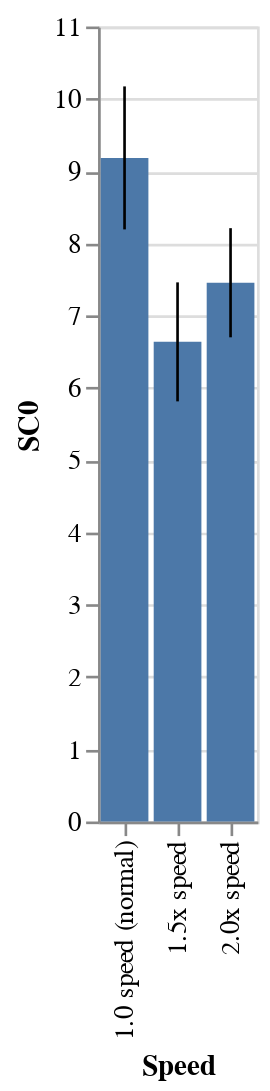

Notebook cell for this chart:
### Code cell
# descriptive statistics
print('Short-term mean (1.0x speed):', short_term[short_term.Speed == '1.0 speed (normal)']['SC0'].mean())
print('Short-term mean (1.5x speed):', short_term[short_term.Speed == '1.5x speed']['SC0'].mean())
print('Short-term mean (2.0x speed):', short_term[short_term.Speed == '2.0x speed']['SC0'].mean())

print('Standard deviation (1.0x speed):', short_term[short_term.Speed == '1.0 speed (normal)']['SC0'].std())
print('Standard deviation (1.5x speed):', short_term[short_term.Speed == '1.5x speed']['SC0'].std())
print('Standard deviation (2.0x speed):', short_term[short_term.Speed == '2.0x speed']['SC0'].std())



bar = alt.Chart(short_term).mark_bar().encode(
  x='Speed',
  y='mean(SC0)'
)

error_bars = alt.Chart(short_term).mark_errorbar().encode(
  x='Speed',
  y='mean(SC0)'
)

bar + error_bars

# Short-term mean (1.0x speed): 9.181818181818182
# Short-term mean (1.5x speed): 6.636363636363637
# Short-term mean (2.0x speed): 7.454545454545454
# Standard deviation (1.0x speed): 3.2807981290588977
# Standard deviation (1.5x speed): 2.73030134866931
# Standard deviation (2.0x speed): 2.5045413298101655

### Figure 1 — Vega-Lite specification as saved in the notebook (floating-point values rounded to 4 significant figures)
{"config": {"view": {"continuousWidth": 400, "continuousHeight": 300}}, "layer": [{"mark": "bar", "encoding": {"x": {"field": "Speed", "type": "nominal"}, "y": {"aggregate": "mean", "field": "SC0", "type": "quantitative"}}}, {"mark": "errorbar", "encoding": {"x": {"field": "Speed", "type": "nominal"}, "y": {"aggregate": "mean", "field": "SC0", "type": "quantitative"}}}], "data": {"name": "data-34a50a9710cdb4966a75c6c44b649206"}, "$schema": "https://vega.github.io/schema/vega-lite/v4.17.0.json", "datasets": {"data-34a50a9710cdb4966a75c6c44b649206": [{"Duration (in seconds)": 764, "Experimenter": "Team", "ResponseId": "R_28SNzCo0RORADv2", "Intro + Consent": "I consent, begin the study", "Q64": null, "Q1": "Left atrium", "Q2": "It squeezes their legs together, which increases the systemic resistance of all the arteries in their body", "Q3": "I do not know", "Q4": "I do not know", "Q5": "Cyanotic, because there is a lack of blue blood", "Q6": "Because of pulmonary stenosis", "Q7": "The name of the physician who named the disease", "Q8": "Stenosis restricts blood flow to the pulmonary and blood follows the easiest path", "Q9": "How hard is it to pump blood", "Q10": "The narrowing of the pulmonary valve", "Q11": "4", "Q12": "lack of oxygen", "Q13": "squat", "Q14": "boot", "Post Q1_1": "No knowledge at all", "Post Q1_2": "No knowledge at all", "Speed": "2.0x speed", "Post Q2": "Khoury", "SC0": 9}, {"Duration (in seconds)": 638, "Experimenter": "Team", "ResponseId": "R_3VJYsP2SQaYGBrP", "Intro + Consent": "I consent, begin the study", "Q64": null, "Q1": "Right ventricle", "Q2": "It squeezes their legs together, which increases the systemic resistance of all the arteries in their body", "Q3": "Muscles in the heart stop getting used and deteriorate over time", "Q4": "When the right ventricle of the heart grows to allow more blood to pump in", "Q5": "I do not know", "Q6": "I do not know", "Q7": "The name of the physician who named the disease", "Q8": "Stenosis restricts blood flow to the pulmonary and blood follows the easiest path", "Q9": "How blue the blood becomes", "Q10": "The narrowing of the pulmonary valve", "Q11": "2", "Q12": "There is not enough oxygen in it.", "Q13": "Squatting on the ground", "Q14": "I am not too sure", "Post Q1_1": "No knowledge at all", "Post Q1_2": "A little knowledge", "Speed": "2.0x speed", "Post Q2": "Khoury", "SC0": 6}, {"Duration (in seconds)": 538, "Experimenter": "Team", "ResponseId": "R_padF8unuaXkn4Ix", "Intro + Consent": "I consent, begin the study", "Q64": null, "Q1": "Right atrium", "Q2": "Both A and C", "Q3": "Muscles in the heart are over exercised and becomes thicker", "Q4": "When the diameter of the vein grows to allow for more oxygen", "Q5": "Cyanotic, because blue blood is being forced to the left", "Q6": "Because of pulmonary stenosis", "Q7": "The part of the heart that is being affected by the disease", "Q8": "Stenosis restricts blood flow to the pulmonary and blood follows the easiest path", "Q9": "How hard is it to pump blood", "Q10": "The narrowing of the pulmonary valve", "Q11": "4", "Q12": "idk", "Q13": "squat", "Q14": "idk", "Post Q1_1": "No knowledge at all", "Post Q1_2": "No knowledge at all", "Speed": "2.0x speed", "Post Q2": "Khoury", "SC0": 10}, {"Duration (in seconds)": 542, "Experimenter": "Team", "ResponseId": "R_1gRCVbsJmhBPEe7", "Intro + Consent": "I consent, begin the study", "Q64": null, "Q1": "Right ventricle", "Q2": "I do not know", "Q3": "Muscles in the heart stop getting used and deteriorate over time", "Q4": "When the diameter of the vein grows to allow for more oxygen", "Q5": "I do not know", "Q6": "Because the blood is lacking oxygen", "Q7": "I do not know", "Q8": "The aorta lacks blood so the blood rushes to fill it in", "Q9": "I do not know", "Q10": "The narrowing of the pulmonary valve", "Q11": "4", "Q12": "I do not know", "Q13": "Squat", "Q14": "I do not know", "Post Q1_1": "No knowledge at all", "Post Q1_2": "No knowledge at all", "Speed": "2.0x speed", "Post Q2": "Khoury", "SC0": 5}, {"Duration (in seconds)": 603, "Experimenter": "Team", "ResponseId": "R_322tP3HH9px4BTk", "Intro + Consent": "I consent, begin the study", "Q64": null, "Q1": "Right atrium", "Q2": "Both A and C", "Q3": "Muscles in the heart are over exercised and becomes thicker", "Q4": "When the diameter of the vein grows to allow for more oxygen", "Q5": "Cyanotic, because blue blood is being forced to the left", "Q6": "Because of pulmonary stenosis", "Q7": "A region in France where the disease was discovered", "Q8": "Stenosis restricts blood flow to the pulmonary and blood follows the easiest path", "Q9": "How blue the blood becomes", "Q10": "When the blood moving through the pulmonary valve flows more slowly than usual", "Q11": "I don't know, my guess is 5", "Q12": "Because the oxygen pumped into the blood from the lungs is used by your body, and it goes back into your heart", "Q13": "I don't know", "Q14": "I don't know", "Post Q1_1": "No knowledge at all", "Post Q1_2": "A little knowledge", "Speed": "2.0x speed", "Post Q2": "Khoury", "SC0": 7}, {"Duration (in seconds)": 657, "Experimenter": "Team", "ResponseId": "R_DTwXWzS5DenBkqt", "Intro + Consent": "I consent, begin the study", "Q64": null, "Q1": "Right ventricle", "Q2": "Both A and C", "Q3": "Muscles in the heart are over exercised and becomes thicker", "Q4": "I do not know", "Q5": "I do not know", "Q6": "I do not know", "Q7": "The name of the physician who named the disease", "Q8": "Stenosis restricts blood flow to the pulmonary and blood follows the easiest path", "Q9": "How blue the blood becomes", "Q10": "I do not know", "Q11": "4", "Q12": "Lack of oxygen", "Q13": "Squat after running around", "Q14": "I don't know", "Post Q1_1": "No knowledge at all", "Post Q1_2": "No knowledge at all", "Speed": "2.0x speed", "Post Q2": "Khoury", "SC0": 8}, {"Duration (in seconds)": 1639, "Experimenter": "Team", "ResponseId": "R_1NE6mODFlJcWyLJ", "Intro + Consent": "I consent, begin the study", "Q64": null, "Q1": "Left atrium", "Q2": "Both A and C", "Q3": "Muscles in the heart are over exercised and becomes thicker", "Q4": "When the diameter of the vein grows to allow for more oxygen", "Q5": "I do not know", "Q6": "I do not know", "Q7": "I do not know", "Q8": "Stenosis restricts blood flow to the pulmonary and blood follows the easiest path", "Q9": "How blue the blood becomes", "Q10": "I do not know", "Q11": "4", "Q12": "it is dexoygenated", "Q13": "squat", "Q14": "a boot ???", "Post Q1_1": "No knowledge at all", "Post Q1_2": "A little knowledge", "Speed": "2.0x speed", "Post Q2": "Khoury", "SC0": 8}, {"Duration (in seconds)": 307, "Experimenter": "Team", "ResponseId": "R_25Ed5LtU98TUL6E", "Intro + Consent": "I consent, begin the study", "Q64": null, "Q1": "Right ventricle", "Q2": "It squeezes their legs together, which increases the systemic resistance of all the arteries in their body", "Q3": "Muscles in the heart are over exercised and becomes thicker", "Q4": "I do not know", "Q5": "I do not know", "Q6": "Because the blood is lacking oxygen", "Q7": "The name of the physician who named the disease", "Q8": "The defects are in the aorta, allowing more blood to flow in", "Q9": "I do not know", "Q10": "The narrowing of the pulmonary valve", "Q11": "4", "Q12": "no oxygen", "Q13": "?", "Q14": "boot", "Post Q1_1": "No knowledge at all", "Post Q1_2": "A little knowledge", "Speed": "2.0x speed", "Post Q2": "Khoury", "SC0": 7}, {"Duration (in seconds)": 518, "Experimenter": "Team", "ResponseId": "R_1mxBPEZQ18wQhUC", "Intro + Consent": "I consent, begin the study", "Q64": null, "Q1": "I do not know", "Q2": "I do not know", "Q3": "Muscles in the heart are over exercised and becomes thicker", "Q4": "I do not know", "Q5": "I do not know", "Q6": "I do not know", "Q7": "I do not know", "Q8": "I do not know", "Q9": "I do not know", "Q10": "I do not know", "Q11": "idk", "Q12": "less oxygenated but i already knew that", "Q13": "idk", "Q14": "square, rectangle? idk", "Post Q1_1": "No knowledge at all", "Post Q1_2": "A little knowledge", "Speed": "2.0x speed", "Post Q2": "Khoury", "SC0": 2}, {"Duration (in seconds)": 849, "Experimenter": "Team", "ResponseId": "R_21FYVo5Ga1oJv7u", "Intro + Consent": "I consent, begin the study", "Q64": null, "Q1": "Right ventricle", "Q2": "It squeezes their legs together, which increases the systemic resistance of all the arteries in their body", "Q3": "Muscles in the heart are over exercised and becomes thicker", "Q4": "When the diameter of the vein grows to allow for more oxygen", "Q5": "Cyanotic, because blue blood is being forced to the left", "Q6": "Because of vasodilation of the veins", "Q7": "The name of the physician who named the disease", "Q8": "The defects are in the aorta, allowing more blood to flow in", "Q9": "How hard is it to pump blood", "Q10": "The narrowing of the pulmonary valve", "Q11": "4", "Q12": "oxygen depleted by body", "Q13": "squat", "Q14": "boot", "Post Q1_1": "A little knowledge", "Post Q1_2": "Some knowledge", "Speed": "2.0x speed", "Post Q2": "Khoury", "SC0": 11}, {"Duration (in seconds)": 870, "Experimenter": "Team", "ResponseId": "R_6gOW1epupI1wCcN", "Intro + Consent": "I consent, begin the study", "Q64": "Yes, I am prepared to view the video once straight through without taking notes.", "Q1": "Right ventricle", "Q2": "It squeezes their legs together, which increases the systemic resistance of all the arteries in their body", "Q3": "Muscles in the heart are over exercised and becomes thicker", "Q4": "When the diameter of the aorta grows to allow for more oxygen", "Q5": "Cyanotic, because there is a lack of blue blood", "Q6": "I do not know", "Q7": "The name of the physician who named the disease", "Q8": "I do not know", "Q9": "How hard is it to pump blood", "Q10": "The narrowing of the pulmonary valve", "Q11": "4", "Q12": "deoxygenated", "Q13": "squat", "Q14": "boot", "Post Q1_1": "No knowledge at all", "Post Q1_2": "Some knowledge", "Speed": "2.0x speed", "Post Q2": "DMBS", "SC0": 9}, {"Duration (in seconds)": 622, "Experimenter": "Team", "ResponseId": "R_3RfrLDjWEvfu8q6", "Intro + Consent": "I consent, begin the study", "Q64": "Yes, I am prepared to view the video once straight through without taking notes.", "Q1": "Right atrium", "Q2": "It keeps them from running, which allows the oxygen content in their veins to increase", "Q3": "Muscles in the heart stop getting used and deteriorate over time", "Q4": "When the diameter of the aorta grows to allow for more oxygen", "Q5": "Cyanotic, because blue blood is being forced to the left", "Q6": "Because of pulmonary stenosis", "Q7": "The name of the physician who named the disease", "Q8": "I do not know", "Q9": "I do not know", "Q10": "When the blood moving through the pulmonary valve flows more slowly than usual", "Q11": "4", "Q12": "Lack of oxygen", "Q13": "Squatting", "Q14": "Circle", "Post Q1_1": "No knowledge at all", "Post Q1_2": "Some knowledge", "Speed": "1.5x speed", "Post Q2": "Khoury", "SC0": 6}, {"Duration (in seconds)": 648, "Experimenter": "Team", "ResponseId": "R_bsEabcLjYc8B08V", "Intro + Consent": "I consent, begin the study", "Q64": "Yes, I am prepared to view the video once straight through without taking notes.", "Q1": "Left ventricle", "Q2": "It keeps them from running, which allows the oxygen content in their veins to increase", "Q3": "Muscles in the heart are over exercised and becomes thicker", "Q4": "When the diameter of the vein grows to allow for more oxygen", "Q5": "Cyanotic, because blue blood is being forced to the left", "Q6": "Because the heart is incorrectly on the right side of the body", "Q7": "The name of the physician who named the disease", "Q8": "Stenosis restricts blood flow to the pulmonary and blood follows the easiest path", "Q9": "The number of defects in the heart", "Q10": "When the blood moving through the pulmonary valve flows more slowly than usual", "Q11": "2", "Q12": "Because it is holding carbon and the oxygen has gone to the cells.", "Q13": "Squat", "Q14": "A boot", "Post Q1_1": "No knowledge at all", "Post Q1_2": "Some knowledge", "Speed": "1.5x speed", "Post Q2": "Khoury", "SC0": 8}, {"Duration (in seconds)": 882, "Experimenter": "Team", "ResponseId": "R_2WGaMJM8iXYoiix", "Intro + Consent": "I consent, begin the study", "Q64": "Yes, I am prepared to view the video once straight through without taking notes.", "Q1": "Right ventricle", "Q2": "It keeps them from running, which allows the oxygen content in their veins to increase", "Q3": "Muscles in the heart are over exercised and becomes thicker", "Q4": "When the right ventricle of the heart grows to allow more blood to pump in", "Q5": "Atrianic, because the valve that pumps blood to the atrium gets restricted", "Q6": "I do not know", "Q7": "The part of the heart that is being affected by the disease", "Q8": "I do not know", "Q9": "How much the heart changes in shape", "Q10": "The expansion of the pulmonary valve", "Q11": "4", "Q12": "idk", "Q13": "turn blue", "Q14": "pyramid", "Post Q1_1": "No knowledge at all", "Post Q1_2": "No knowledge at all", "Speed": "1.5x speed", "Post Q2": "Khoury", "SC0": 3}, {"Duration (in seconds)": 24323, "Experimenter": "Team", "ResponseId": "R_2fsd2W6yiZVh44m", "Intro + Consent": "I consent, begin the study", "Q64": "Yes, I am prepared to view the video once straight through without taking notes.", "Q1": "Left ventricle", "Q2": "Both A and C", "Q3": "I do not know", "Q4": "I do not know", "Q5": "I do not know", "Q6": "I do not know", "Q7": "I do not know", "Q8": "Stenosis restricts blood flow to the pulmonary and blood follows the easiest path", "Q9": "I do not know", "Q10": "The expansion of the pulmonary valve", "Q11": "unsure", "Q12": "oxygen-depletion", "Q13": "squat", "Q14": "square", "Post Q1_1": "No knowledge at all", "Post Q1_2": "A little knowledge", "Speed": "1.5x speed", "Post Q2": "Khoury", "SC0": 4}, {"Duration (in seconds)": 634, "Experimenter": "Team", "ResponseId": "R_2wpmX4fCZ6u2j1z", "Intro + Consent": "I consent, begin the study", "Q64": "Yes, I am prepared to view the video once straight through without taking notes.", "Q1": "I do not know", "Q2": "Both A and C", "Q3": "I do not know", "Q4": "I do not know", "Q5": "I do not know", "Q6": "Because the blood is lacking oxygen", "Q7": "The name of the physician who named the disease", "Q8": "I do not know", "Q9": "I do not know", "Q10": "I do not know", "Q11": "4", "Q12": "No oxygen", "Q13": null, "Q14": "Right Angle Shape", "Post Q1_1": "No knowledge at all", "Post Q1_2": "No knowledge at all", "Speed": "1.5x speed", "Post Q2": "I do not attend Northeastern University", "SC0": 4}, {"Duration (in seconds)": 745, "Experimenter": "Team", "ResponseId": "R_31Zuht96FUDtbxR", "Intro + Consent": "I consent, begin the study", "Q64": "Yes, I am prepared to view the video once straight through without taking notes.", "Q1": "Left ventricle", "Q2": "Both A and C", "Q3": "Muscles in the heart are over exercised and becomes thicker", "Q4": "When the diameter of the vein grows to allow for more oxygen", "Q5": "I do not know", "Q6": "Because of pulmonary stenosis", "Q7": "I do not know", "Q8": "Stenosis restricts blood flow to the pulmonary and blood follows the easiest path", "Q9": "How hard is it to pump blood", "Q10": "The narrowing of the pulmonary valve", "Q11": "4", "Q12": "i do not know", "Q13": "squat", "Q14": "boot", "Post Q1_1": "No knowledge at all", "Post Q1_2": "A little knowledge", "Speed": "1.5x speed", "Post Q2": "COE", "SC0": 10}, {"Duration (in seconds)": 651, "Experimenter": "Team", "ResponseId": "R_12GuC7YT0eq71ab", "Intro + Consent": "I consent, begin the study", "Q64": "Yes, I am prepared to view the video once straight through without taking notes.", "Q1": "Right ventricle", "Q2": "Both A and C", "Q3": "Muscles in the heart are over exercised and becomes thicker", "Q4": "When the diameter of the vein grows to allow for more oxygen", "Q5": "Cyanotic, because blue blood is being forced to the left", "Q6": "Because the blood is lacking oxygen", "Q7": "The name of the physician who named the disease", "Q8": "Stenosis restricts blood flow to the pulmonary and blood follows the easiest path", "Q9": "The number of defects in the heart", "Q10": "The narrowing of the pulmonary valve", "Q11": "4", "Q12": "No oxygen", "Q13": "Squat", "Q14": "Boot", "Post Q1_1": "No knowledge at all", "Post Q1_2": "Some knowledge", "Speed": "1.5x speed", "Post Q2": "I do not attend Northeastern University", "SC0": 12}, {"Duration (in seconds)": 755, "Experimenter": "Team", "ResponseId": "R_2PmRCOClhmw0nIi", "Intro + Consent": "I consent, begin the study", "Q64": "Yes, I am prepared to view the video once straight through without taking notes.", "Q1": "Right ventricle", "Q2": "It squeezes their legs together, which increases the systemic resistance of all the arteries in their body", "Q3": "Veins in the heart get thicker over time", "Q4": "When the amount of blood that gets pumped into the heart increases", "Q5": "Cyanotic, because blue blood is being forced to the left", "Q6": "Because of vasodilation of the veins", "Q7": "The name of the physician who named the disease", "Q8": "Stenosis restricts blood flow to the pulmonary and blood follows the easiest path", "Q9": "How much the heart changes in shape", "Q10": "The expansion of the pulmonary valve", "Q11": "4", "Q12": "Does not get oxygenated when moving from LV to RA", "Q13": "Squat", "Q14": "Boot", "Post Q1_1": "No knowledge at all", "Post Q1_2": "No knowledge at all", "Speed": "1.5x speed", "Post Q2": "I do not attend Northeastern University", "SC0": 8}, {"Duration (in seconds)": 748, "Experimenter": "Team", "ResponseId": "R_3DuoXIKhAtNwPZF", "Intro + Consent": "I consent, begin the study", "Q64": "Yes, I am prepared to view the video once straight through without taking notes.", "Q1": "Left ventricle", "Q2": "It squeezes their legs together, which increases the systemic resistance of all the arteries in their body", "Q3": "Muscles in the heart stop getting used and deteriorate over time", "Q4": "When the diameter of the aorta grows to allow for more oxygen", "Q5": "I do not know", "Q6": "Because of vasodilation of the veins", "Q7": "The name of the physician who named the disease", "Q8": "I do not know", "Q9": "How blue the blood becomes", "Q10": "The expansion of the pulmonary valve", "Q11": "4", "Q12": "the nutrients and oxygen were given to the rest of the body", "Q13": "squat ", "Q14": "a boot", "Post Q1_1": "No knowledge at all", "Post Q1_2": "No knowledge at all", "Speed": "1.5x speed", "Post Q2": "I do not attend Northeastern University", "SC0": 5}, {"Duration (in seconds)": 266689, "Experimenter": "Team", "ResponseId": "R_9HwNuZQRyStdHxL", "Intro + Consent": "I consent, begin the study", "Q64": "Yes, I am prepared to view the video once straight through without taking notes.", "Q1": "Left atrium", "Q2": "Both A and C", "Q3": "Muscles in the heart stop getting used and deteriorate over time", "Q4": "I do not know", "Q5": "Cyanotic, because blue blood is being forced to the left", "Q6": "I do not know", "Q7": "A region in France where the disease was discovered", "Q8": "The defects are in the aorta, allowing more blood to flow in", "Q9": "How blue the blood becomes", "Q10": "The narrowing of the pulmonary valve", "Q11": "4", "Q12": "Does not contain oxygen", "Q13": "Squat", "Q14": "Square", "Post Q1_1": "No knowledge at all", "Post Q1_2": "A little knowledge", "Speed": "1.5x speed", "Post Q2": "Khoury", "SC0": 6}, {"Duration (in seconds)": 708, "Experimenter": "Team", "ResponseId": "R_1dFSgo70bzm3mlx", "Intro + Consent": "I consent, begin the study", "Q64": "Yes, I am prepared to view the video once straight through without taking notes.", "Q1": "Left atrium", "Q2": "Both A and C", "Q3": "Muscles in the heart are over exercised and becomes thicker", "Q4": "When the diameter of the vein grows to allow for more oxygen", "Q5": "Cyanotic, because there is a lack of blue blood", "Q6": "I do not know", "Q7": "The name of the physician who named the disease", "Q8": "I do not know", "Q9": "I do not know", "Q10": "I do not know", "Q11": "4", "Q12": "?", "Q13": "Squat", "Q14": "Boot", "Post Q1_1": "No knowledge at all", "Post Q1_2": "A little knowledge", "Speed": "1.5x speed", "Post Q2": "COS", "SC0": 7}, {"Duration (in seconds)": 784, "Experimenter": "Team", "ResponseId": "R_1IzTgYCIJrv2OwF", "Intro + Consent": "I consent, begin the study", "Q64": "Yes, I am prepared to view the video once straight through without taking notes.", "Q1": "Left atrium", "Q2": "Both A and C", "Q3": "Muscles in the heart are over exercised and becomes thicker", "Q4": "I do not know", "Q5": "Cyanotic, because blue blood is being forced to the left", "Q6": "I do not know", "Q7": "The part of the heart that is being affected by the disease", "Q8": "The aorta lacks blood so the blood rushes to fill it in", "Q9": "How hard is it to pump blood", "Q10": "The narrowing of the pulmonary valve", "Q11": "I don't know", "Q12": "I don't know", "Q13": "They move a lot", "Q14": "I don't know", "Post Q1_1": "No knowledge at all", "Post Q1_2": "A little knowledge", "Speed": "1.0 speed (normal)", "Post Q2": "Khoury", "SC0": 5}, {"Duration (in seconds)": 840, "Experimenter": "Team", "ResponseId": "R_1nTRXyy5w7w4Fmi", "Intro + Consent": "I consent, begin the study", "Q64": null, "Q1": "I do not know", "Q2": "Both A and C", "Q3": "Muscles in the heart are over exercised and becomes thicker", "Q4": "I do not know", "Q5": "I do not know", "Q6": "I do not know", "Q7": "I do not know", "Q8": "Stenosis restricts blood flow to the pulmonary and blood follows the easiest path", "Q9": "I do not know", "Q10": "I do not know", "Q11": "4", "Q12": "It lacks oxygen", "Q13": "Squat", "Q14": "Boot", "Post Q1_1": "No knowledge at all", "Post Q1_2": "No knowledge at all", "Speed": "1.0 speed (normal)", "Post Q2": "Khoury", "SC0": 7}, {"Duration (in seconds)": 934, "Experimenter": "Team", "ResponseId": "R_reEajirLLVr3ExH", "Intro + Consent": "I consent, begin the study", "Q64": null, "Q1": "I do not know", "Q2": "It squeezes their legs together, which increases the systemic resistance of all the arteries in their body", "Q3": "Muscles in the heart are over exercised and becomes thicker", "Q4": "I do not know", "Q5": "I do not know", "Q6": "I do not know", "Q7": "The part of the heart that is being affected by the disease", "Q8": "I do not know", "Q9": "How hard is it to pump blood", "Q10": "When the blood moving through the pulmonary valve flows more slowly than usual", "Q11": "4", "Q12": "Deoxygenated", "Q13": "Squat", "Q14": "Boot", "Post Q1_1": "No knowledge at all", "Post Q1_2": "No knowledge at all", "Speed": "1.0 speed (normal)", "Post Q2": "Khoury", "SC0": 6}, {"Duration (in seconds)": 985, "Experimenter": "Team", "ResponseId": "R_vC9aIlR0qTGcPQZ", "Intro + Consent": "I consent, begin the study", "Q64": null, "Q1": "Left atrium", "Q2": "Both A and C", "Q3": "Muscles in the heart are over exercised and becomes thicker", "Q4": "When the right ventricle of the heart grows to allow more blood to pump in", "Q5": "Cyanotic, because blue blood is being forced to the left", "Q6": "Because of pulmonary stenosis", "Q7": "The name of the physician who named the disease", "Q8": "Stenosis restricts blood flow to the pulmonary and blood follows the easiest path", "Q9": "How blue the blood becomes", "Q10": "The narrowing of the pulmonary valve", "Q11": "4", "Q12": "because it lacks oxygen", "Q13": "they squat when running for some time", "Q14": "boot", "Post Q1_1": "No knowledge at all", "Post Q1_2": "No knowledge at all", "Speed": "1.0 speed (normal)", "Post Q2": "Khoury", "SC0": 11}, {"Duration (in seconds)": 1023, "Experimenter": "Team", "ResponseId": "R_1pu1BaHrrwoocNp", "Intro + Consent": "I consent, begin the study", "Q64": null, "Q1": "Right atrium", "Q2": "Both A and C", "Q3": "Muscles in the heart are over exercised and becomes thicker", "Q4": "When the diameter of the vein grows to allow for more oxygen", "Q5": "Cyanotic, because blue blood is being forced to the left", "Q6": "Because of pulmonary stenosis", "Q7": "The name of the physician who named the disease", "Q8": "Stenosis restricts blood flow to the pulmonary and blood follows the easiest path", "Q9": "How much the heart changes in shape", "Q10": "The narrowing of the pulmonary valve", "Q11": "4", "Q12": "Lack of oxygen", "Q13": "turning blue w/ exercise, relieving symptoms w/ vasoconstriction", "Q14": "Italy! (a boot)", "Post Q1_1": "No knowledge at all", "Post Q1_2": "A little knowledge", "Speed": "1.0 speed (normal)", "Post Q2": "Khoury", "SC0": 11}, {"Duration (in seconds)": 982, "Experimenter": "Team", "ResponseId": "R_1i3EGEzNC6ME8xG", "Intro + Consent": "I consent, begin the study", "Q64": null, "Q1": "Right ventricle", "Q2": "Both A and C", "Q3": "Muscles in the heart are over exercised and becomes thicker", "Q4": "When the diameter of the vein grows to allow for more oxygen", "Q5": "Cyanotic, because blue blood is being forced to the left", "Q6": "Because of pulmonary stenosis", "Q7": "I do not know", "Q8": "Stenosis restricts blood flow to the pulmonary and blood follows the easiest path", "Q9": "How hard is it to pump blood", "Q10": "The narrowing of the pulmonary valve", "Q11": "4", "Q12": "Its oxygen has been absorbed by muscles.", "Q13": "After running around, they would suddenly feel bad then stop and squat, then feel better.", "Q14": "Boot.", "Post Q1_1": "No knowledge at all", "Post Q1_2": "Some knowledge", "Speed": "1.0 speed (normal)", "Post Q2": "Khoury", "SC0": 13}, {"Duration (in seconds)": 1068, "Experimenter": "Team", "ResponseId": "R_Oru7iKCjXp1xyZb", "Intro + Consent": "I consent, begin the study", "Q64": null, "Q1": "Right ventricle", "Q2": "Both A and C", "Q3": "Muscles in the heart are over exercised and becomes thicker", "Q4": "When the diameter of the aorta grows to allow for more oxygen", "Q5": "Cyanotic, because blue blood is being forced to the left", "Q6": "Because of pulmonary stenosis", "Q7": "I do not know", "Q8": "Stenosis restricts blood flow to the pulmonary and blood follows the easiest path", "Q9": "The number of defects in the heart", "Q10": "The narrowing of the pulmonary valve", "Q11": "4", "Q12": "Because it lacks oxygen", "Q13": "Squat", "Q14": "Boot", "Post Q1_1": "No knowledge at all", "Post Q1_2": "A little knowledge", "Speed": "1.0 speed (normal)", "Post Q2": "Khoury", "SC0": 11}, {"Duration (in seconds)": 1054, "Experimenter": "Team", "ResponseId": "R_Qbjfwr62tgfFNAt", "Intro + Consent": "I consent, begin the study", "Q64": null, "Q1": "Right ventricle", "Q2": "Both A and C", "Q3": "Muscles in the heart are over exercised and becomes thicker", "Q4": "When the diameter of the aorta grows to allow for more oxygen", "Q5": "Cyanotic, because blue blood is being forced to the left", "Q6": "Because of pulmonary stenosis", "Q7": "The name of the physician who named the disease", "Q8": "Stenosis restricts blood flow to the pulmonary and blood follows the easiest path", "Q9": "How hard is it to pump blood", "Q10": "The narrowing of the pulmonary valve", "Q11": "4", "Q12": "low in oxygen", "Q13": "squat", "Q14": "boot", "Post Q1_1": "No knowledge at all", "Post Q1_2": "A little knowledge", "Speed": "1.0 speed (normal)", "Post Q2": "Khoury", "SC0": 13}, {"Duration (in seconds)": 956, "Experimenter": "Team", "ResponseId": "R_qw7NY3oWQigTGQV", "Intro + Consent": "I consent, begin the study", "Q64": null, "Q1": "I do not know", "Q2": "Both A and C", "Q3": "Muscles in the heart are over exercised and becomes thicker", "Q4": "I do not know", "Q5": "I do not know", "Q6": "I do not know", "Q7": "I do not know", "Q8": "I do not know", "Q9": "I do not know", "Q10": "The narrowing of the pulmonary valve", "Q11": "2", "Q12": "Oxygen rich", "Q13": "Squat", "Q14": "don't know", "Post Q1_1": "No knowledge at all", "Post Q1_2": "No knowledge at all", "Speed": "1.0 speed (normal)", "Post Q2": "COE", "SC0": 4}, {"Duration (in seconds)": 1285, "Experimenter": "Team", "ResponseId": "R_3CVCOlPIMf7uG2F", "Intro + Consent": "I consent, begin the study", "Q64": null, "Q1": "Right atrium", "Q2": "Both A and C", "Q3": "Muscles in the heart are over exercised and becomes thicker", "Q4": "When the diameter of the aorta grows to allow for more oxygen", "Q5": "Cyanotic, because blue blood is being forced to the left", "Q6": "Because of pulmonary stenosis", "Q7": "The name of the physician who named the disease", "Q8": "Stenosis restricts blood flow to the pulmonary and blood follows the easiest path", "Q9": "How hard is it to pump blood", "Q10": "The narrowing of the pulmonary valve", "Q11": "4", "Q12": "it has no oxygen ", "Q13": "squat while running", "Q14": "boot", "Post Q1_1": "No knowledge at all", "Post Q1_2": "A little knowledge", "Speed": "1.0 speed (normal)", "Post Q2": "Khoury", "SC0": 12}, {"Duration (in seconds)": 586, "Experimenter": "Team", "ResponseId": "R_2tEw9N7xNNemeRv", "Intro + Consent": "I consent, begin the study", "Q64": "Yes, I am prepared to view the video once straight through without taking notes.", "Q1": "Right ventricle", "Q2": "Both A and C", "Q3": "I do not know", "Q4": "I do not know", "Q5": "Atrianic, because the valve that pumps blood to the atrium gets restricted", "Q6": "Because the blood is lacking oxygen", "Q7": "The name of the physician who named the disease", "Q8": "I do not know", "Q9": "How hard is it to pump blood", "Q10": "When the blood moving through the pulmonary valve flows more slowly than usual", "Q11": "4", "Q12": "Low oxygen", "Q13": "Squat", "Q14": "Boot", "Post Q1_1": "No knowledge at all", "Post Q1_2": "No knowledge at all", "Speed": "1.0 speed (normal)", "Post Q2": "DMBS", "SC0": 8}]}}
